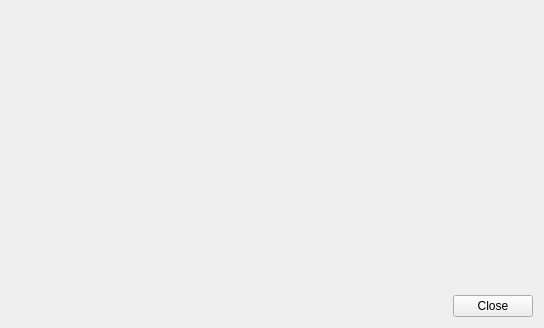
<?xml version="1.0" encoding="UTF-8"?>
<ui version="4.0">
 <class>CAdresses</class>
 <widget class="QWidget" name="CAdresses">
  <property name="geometry">
   <rect>
    <x>0</x>
    <y>0</y>
    <width>544</width>
    <height>328</height>
   </rect>
  </property>
  <property name="windowTitle">
   <string>Form</string>
  </property>
  <layout class="QVBoxLayout" name="verticalLayout">
   <item>
    <widget class="AdressPad" name="widget" native="true"/>
   </item>
   <item>
    <widget class="CQueryNavigator" name="widget_2" native="true"/>
   </item>
   <item>
    <widget class="QDialogButtonBox" name="buttonBox">
     <property name="standardButtons">
      <set>QDialogButtonBox::Close</set>
     </property>
    </widget>
   </item>
  </layout>
 </widget>
 <customwidgets>
  <customwidget>
   <class>AdressPad</class>
   <extends>QWidget</extends>
   <header>adresspad.h</header>
   <container>1</container>
  </customwidget>
  <customwidget>
   <class>CQueryNavigator</class>
   <extends>QWidget</extends>
   <header>cquerynavigator.h</header>
   <container>1</container>
  </customwidget>
 </customwidgets>
 <resources/>
 <connections/>
</ui>
